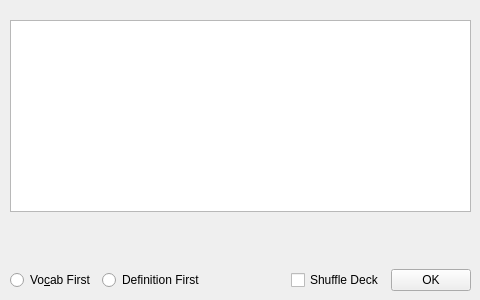
<?xml version="1.0" encoding="UTF-8"?>
<ui version="4.0">
 <class>Form</class>
 <widget class="QWidget" name="Form">
  <property name="geometry">
   <rect>
    <x>0</x>
    <y>0</y>
    <width>480</width>
    <height>300</height>
   </rect>
  </property>
  <property name="windowTitle">
   <string>Form</string>
  </property>
  <widget class="QWidget" name="verticalLayoutWidget">
   <property name="geometry">
    <rect>
     <x>10</x>
     <y>20</y>
     <width>461</width>
     <height>271</height>
    </rect>
   </property>
   <layout class="QVBoxLayout" name="verticalLayout">
    <item>
     <widget class="QColumnView" name="columnView"/>
    </item>
    <item>
     <spacer name="verticalSpacer">
      <property name="orientation">
       <enum>Qt::Vertical</enum>
      </property>
      <property name="sizeHint" stdset="0">
       <size>
        <width>20</width>
        <height>40</height>
       </size>
      </property>
     </spacer>
    </item>
    <item>
     <layout class="QHBoxLayout" name="horizontalLayout">
      <item>
       <widget class="QRadioButton" name="radioButton">
        <property name="text">
         <string>Vo&amp;cab First</string>
        </property>
       </widget>
      </item>
      <item>
       <widget class="QRadioButton" name="radioButton_2">
        <property name="text">
         <string>Definition First</string>
        </property>
       </widget>
      </item>
      <item>
       <spacer name="horizontalSpacer">
        <property name="orientation">
         <enum>Qt::Horizontal</enum>
        </property>
        <property name="sizeHint" stdset="0">
         <size>
          <width>40</width>
          <height>20</height>
         </size>
        </property>
       </spacer>
      </item>
      <item>
       <widget class="QCheckBox" name="checkBox">
        <property name="text">
         <string>Shuffle Deck</string>
        </property>
       </widget>
      </item>
      <item>
       <widget class="QPushButton" name="pushButton">
        <property name="text">
         <string>OK</string>
        </property>
       </widget>
      </item>
     </layout>
    </item>
   </layout>
  </widget>
 </widget>
 <resources/>
 <connections/>
</ui>
